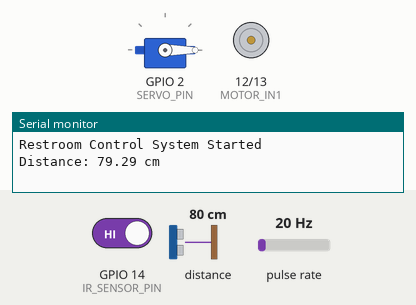
The sketch below on a simulated ESP8266 (NodeMCU). Parts: servo, motor-driver pin pairs drawn as motors (green arrow = first pin HIGH = forward, orange = second pin HIGH = backward, longer = more drive, scaled by the enable pin), the last lines printed to the serial monitor. Wiring (inferred from the names in the program): ultrasonic range finder: trigger GPIO 4; echo GPIO 0; pulse sensor: data GPIO 5. The test bench sets the inputs (shaded band); at power-on: distance to the obstacle 80 cm, GPIO 14 (IR_SENSOR_PIN) HIGH, pulse rate 20 Hz. The echo pulse lasts 58.3 µs per cm; WiFi joins after 1.5 s; servers stay silent unless stated.

Above: at 3.0 s.
3.1 s: distance to the obstacle set to 10 cm
6.1 s: distance to the obstacle set to 7 cm
At 8.6 s:
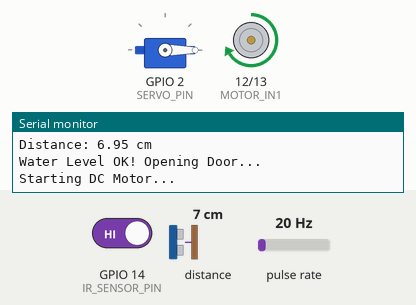
At 11.3 s:
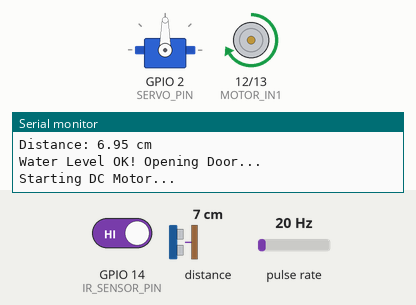
Timing chart, 0 to 12.8 s (numbered marks = the images above; inputs shaded):
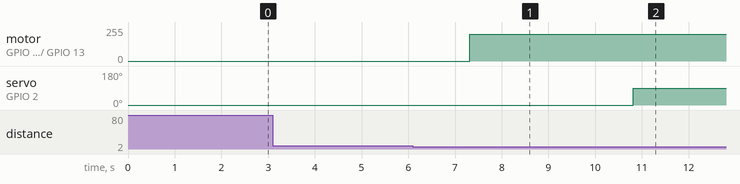

The sketch:

hygiene_system_2025mar.ino
```cpp
#define BLYNK_TEMPLATE_ID "TMPL3805U44uf"
#define BLYNK_TEMPLATE_NAME "smart toilet"
#include <Servo.h>
#include <BlynkSimpleEsp8266.h>
#include <ESP8266WiFi.h>
#define BLYNK_TEMPLATE_ID "TMPL3805U44uf"
#define BLYNK_TEMPLATE_NAME "smart toilet"
// WiFi & Blynk Credentials
char auth[] = "q5a2pq7HRMzejyBpKavd69cOV9hpP1cu";
char ssid[] = "OnePlus Nord CE 2";
char pass[] = "v@t10343";

// Define pin connections
#define FLOW_SENSOR_PIN 5  // D1 (Flow sensor)
#define TRIG_PIN 4         // D2 (Ultrasonic sensor TRIG)
#define ECHO_PIN 0         // D3 (Ultrasonic sensor ECHO)
#define SERVO_PIN 2        // D4 (Servo motor)
#define IR_SENSOR_PIN 14   // D5 (IR sensor)

// DC Motor Control Pins
#define MOTOR_IN1 12   // D6 (Motor driver IN1)
#define MOTOR_IN2 13   // D7 (Motor driver IN2)
#define MOTOR_ENA 15   // D8 (Motor driver ENA, PWM)

// Constants
const float FLOW_THRESHOLD = 0.1;      // Flow rate threshold in L/min
const float DISTANCE_THRESHOLD = 8.5;  // Distance threshold in cm
const unsigned long INTERVAL = 1000;   // 1s interval for flow calculation
const unsigned long MOTOR_DELAY = 3000; // 3s delay before DC motor starts/stops
const unsigned long DOOR_CLOSE_DELAY = 6000; // 6s delay before closing door
const unsigned long MOTOR_DISABLE_TIME = 30000; // 30s motor disable time
const int COUNT_LIMIT = 20; // Max count before triggering delay sequence

// Variables
volatile int flowPulseCount = 0;
float flowRate = 0;
unsigned long previousMillis = 0;
bool waterLevelOkay = false;
int count = 0; // Count variable to track state
bool messageSent = false;
bool motorDisabled = false; // Flag to prevent motor operation
unsigned long motorDisableStartTime = 0; // Timer for motor disable duration

Servo doorServo;

// Interrupt service routine for flow sensor
void IRAM_ATTR flowPulseCounter() {
  flowPulseCount++;
}

// **BLYNK BUTTON TO UNLOCK DOOR**
BLYNK_WRITE(V1) {
    if (param.asInt() == 1 && count >= COUNT_LIMIT) {
        Serial.println("Blynk Button Pressed! Unlocking door...");
        doorServo.write(90);  // Open door
        count = 0;  // Reset count after opening the door
        messageSent = false; // Allow message to be sent again later
        Blynk.virtualWrite(V2, "Door Unlocked!");
    }
}

void setup() {
    Serial.begin(115200);
    Blynk.begin(auth, ssid, pass);

    pinMode(FLOW_SENSOR_PIN, INPUT_PULLUP);
    pinMode(TRIG_PIN, OUTPUT);
    pinMode(ECHO_PIN, INPUT);
    pinMode(IR_SENSOR_PIN, INPUT);
    pinMode(MOTOR_IN1, OUTPUT);
    pinMode(MOTOR_IN2, OUTPUT);
    pinMode(MOTOR_ENA, OUTPUT);

    attachInterrupt(digitalPinToInterrupt(FLOW_SENSOR_PIN), flowPulseCounter, RISING);

    doorServo.attach(SERVO_PIN);
    doorServo.write(0); // Start with door closed

    Serial.println("Restroom Control System Started");
}

void loop() {
    Blynk.run();  // Run Blynk processes

    int irSensorState = digitalRead(IR_SENSOR_PIN);

    if (irSensorState == LOW) { // Object detected
        count++;
        Serial.print("Object Detected! Count: ");
        Serial.println(count);
        delay(500); // Prevent multiple rapid increments
    }

    if (count >= COUNT_LIMIT && !messageSent) {
        Serial.println("Count limit exceeded! Sending Blynk alert...");
        Blynk.virtualWrite(V2, "Unlock via Blynk.");
        messageSent = true;  // Prevent multiple messages
    }

    if (motorDisabled) {
        Serial.println("Motor is disabled. No operation allowed.");
        delay(1000);
        return;
    }

    if (count % 2 == 0) {
        // Even count: Door open → Monitor ultrasonic sensor
        float distance = measureDistance();
        Serial.print("Distance: ");
        Serial.print(distance);
        Serial.println(" cm");
        delay(500);

        if (distance <= DISTANCE_THRESHOLD) {
            if (!waterLevelOkay) {
                Serial.println("Water Level OK! Opening Door...");

                if (!motorDisabled) startMotor();
                delay(MOTOR_DELAY);
                doorServo.write(90); // Open door
                waterLevelOkay = true;
            }
        } else {
            if (waterLevelOkay) {
                Serial.println("Low Water Level! Stopping Motor...");

                doorServo.write(0); // Close door
                Serial.println("Closing Door...");
                delay(DOOR_CLOSE_DELAY);
                stopMotor();
                waterLevelOkay = false;
            }
        }
    } else {
        // Odd count: Door closed → Monitor flow sensor only
        Serial.println("Monitoring Flow Sensor Only...");
        unsigned long currentMillis = millis();
        if (currentMillis - previousMillis >= INTERVAL) {
            previousMillis = currentMillis;
            flowRate = (flowPulseCount / 7.5);
            flowPulseCount = 0;

            Serial.print("Flow Rate: ");
            Serial.print(flowRate);
            Serial.println(" L/min");

            if (flowRate > FLOW_THRESHOLD) {
                Serial.println("Water is flowing... Starting DC motor!");
                if (!motorDisabled) startMotor();
            } else {
                Serial.println("No water flow detected. DC motor remains off.");
                stopMotor();
            }
        }
    }
    delay(500);
}

// Function to measure distance
float measureDistance() {
    digitalWrite(TRIG_PIN, LOW);
    delayMicroseconds(2);
    digitalWrite(TRIG_PIN, HIGH);
    delayMicroseconds(10);
    digitalWrite(TRIG_PIN, LOW);

    long duration = pulseIn(ECHO_PIN, HIGH);
    float distance = (duration * 0.034) / 2;
    delay(200);
    return distance;
}

// Function to start DC motor
void startMotor() {
    if (!motorDisabled) {
        Serial.println("Starting DC Motor...");
        digitalWrite(MOTOR_IN1, HIGH);
        digitalWrite(MOTOR_IN2, LOW);
        analogWrite(MOTOR_ENA, 200);
        delay(500);
    } else {
        Serial.println("Motor is disabled. Start command ignored.");
    }
}

// Function to stop DC motor
void stopMotor() {
    Serial.println("Stopping DC Motor...");
    digitalWrite(MOTOR_IN1, LOW);
    digitalWrite(MOTOR_IN2, LOW);
    delay(500);
}
```

Measured:
- the behaviour switches between 9 and 8 cm on distance to the obstacle (found by bisection; images 0 and 1)
- after the input at 6.1 s, motor on GPIO 12 (MOTOR_IN1) / GPIO 13 (MOTOR_IN2): stopped → forward 200/255 after 1.2 s; servo on GPIO 2 (SERVO_PIN): 0° → 90° after 4.7 s
